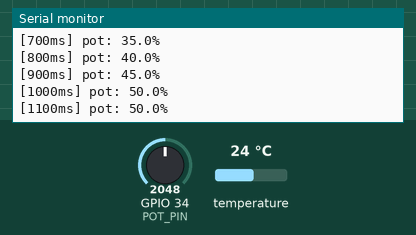
This program was run on a simulated ESP32. Shown: the last lines printed to the serial monitor. The test bench sets the inputs (shaded band); at power-on: temperature 24 °C, GPIO 34 (POT_PIN) = 2048.

Above: at 1.2 s.
1.3 s: temperature set to 12 °C
At 1.31 s:
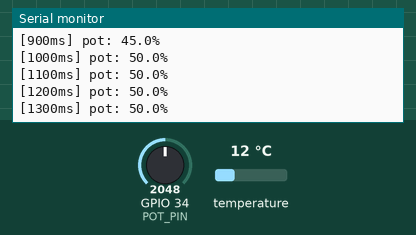
6.3 s: GPIO 34 (POT_PIN) set to 1960
At 6.32 s:
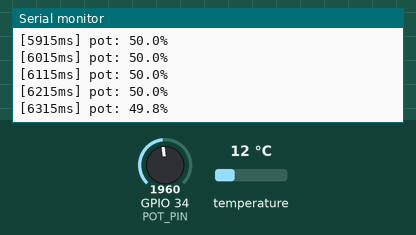
7.8 s: temperature set to 19 °C
At 7.82 s:
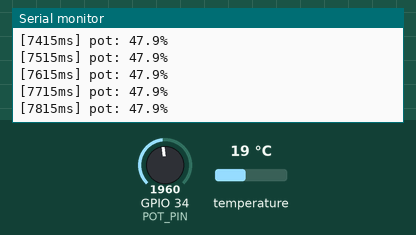
9.3 s: GPIO 34 (POT_PIN) set to 2040
At 9.32 s:
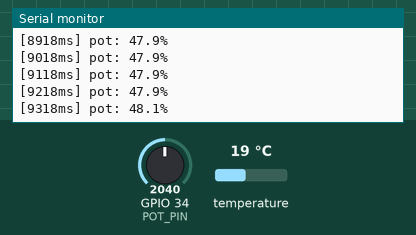
Timing chart, 0 to 11.8 s (numbered marks = the images above; inputs shaded):
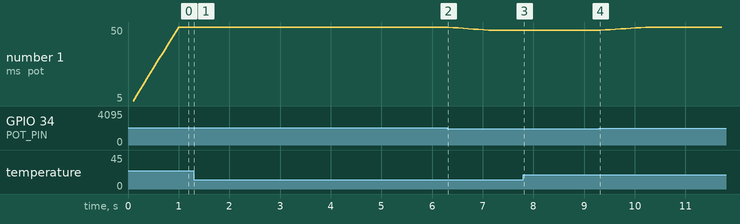

Measured:
- after the input at 6.3 s, the serial monitor: prints a new line at once (image 2)
- after the input at 9.3 s, the serial monitor: prints a new line at once (image 4)
- plotted number 1: 50 → 47.9 after the input at 6.3 s

The program:

main.cpp
```cpp
#include <Arduino.h>
#include <OneWire.h>
#include <DallasTemperature.h>

#define POT_PIN    34
#define DS18B20_PIN 32

OneWire oneWire(DS18B20_PIN);
DallasTemperature sensors(&oneWire);

// Rolling average for ADC
const int NUM_SAMPLES = 10;
int adcBuf[NUM_SAMPLES] = {};
int adcIdx = 0;

// Timers and DS18B20 state
unsigned long lastPotRead     = 0;
unsigned long lastTempCycle   = 0;
unsigned long tempRequestedAt = 0;
bool          tempPending     = false;

float smoothedPercent = 0.0f;

void setup() {
    Serial.begin(115200);
    sensors.begin();
    sensors.setResolution(12);
    sensors.setWaitForConversion(false);  // makes requestTemperatures() return immediately
    Serial.println("Module 3 ready.");
}

void loop() {
    unsigned long now = millis();

    // --- Part A: potentiometer (every 100 ms) ---
    if (now - lastPotRead >= 100) {
        lastPotRead = now;
        adcBuf[adcIdx] = analogRead(POT_PIN);
        adcIdx = (adcIdx + 1) % NUM_SAMPLES;   // next slot; wraps 9 → 0

        long sum = 0;
        for (int i = 0; i < NUM_SAMPLES; i++) sum += adcBuf[i];
        smoothedPercent = (sum / (float)NUM_SAMPLES / 4095.0f) * 100.0f;

        Serial.printf("[%lums] pot: %.1f%%\n", now, smoothedPercent);
    }

    // --- Part B: DS18B20 (every 2 s) ---
    if (now - lastTempCycle >= 2000) {
        lastTempCycle = now;
        sensors.requestTemperatures();  // returns immediately (setWaitForConversion false)
        tempPending     = true;
        tempRequestedAt = now;
    }

    if (tempPending && now - tempRequestedAt >= 800) {
        tempPending = false;
        float tempC = sensors.getTempCByIndex(0);
        if (tempC == DEVICE_DISCONNECTED_C) {
            Serial.printf("[%lums] DS18B20: not found\n", now);
        } else {
            Serial.printf("[%lums] temp: %.2f C\n", now, tempC);
        }
    }
}
```
